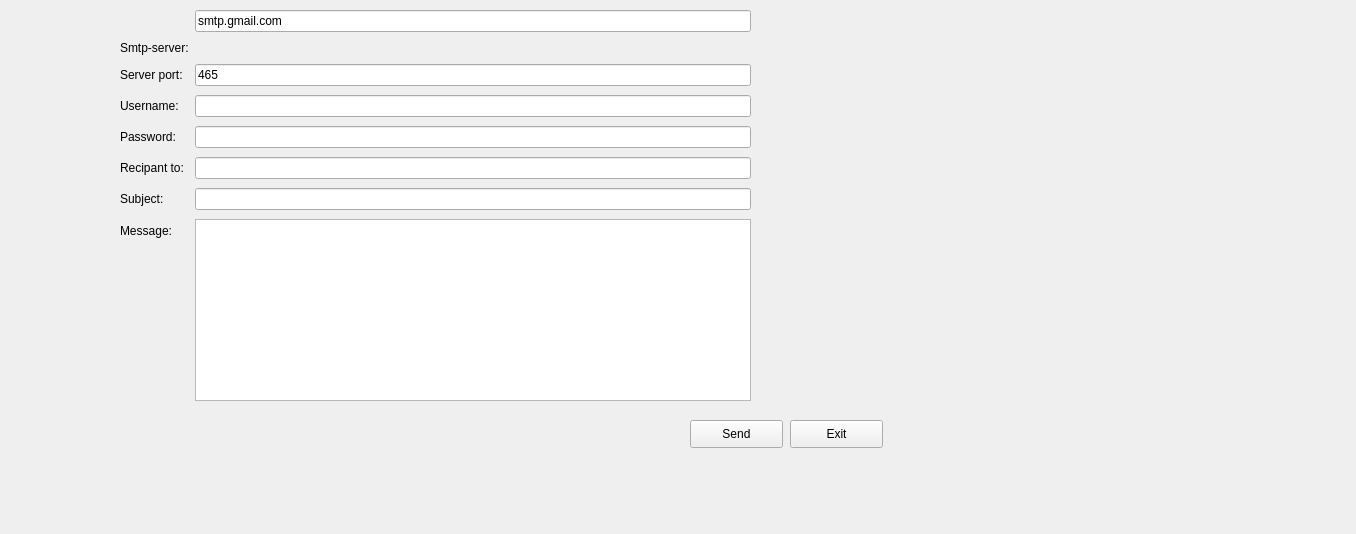
      <widget class="QWidget" name="page_8">
       <property name="geometry">
        <rect>
         <x>0</x>
         <y>0</y>
         <width>1356</width>
         <height>534</height>
        </rect>
       </property>
       <attribute name="label">
        <string>Mailing</string>
       </attribute>
       <widget class="QWidget" name="layoutWidget_4">
        <property name="geometry">
         <rect>
          <x>663</x>
          <y>420</y>
          <width>242</width>
          <height>30</height>
         </rect>
        </property>
        <layout class="QHBoxLayout" name="horizontalLayout_6"/>
       </widget>
       <widget class="QWidget" name="layoutWidget_5">
        <property name="geometry">
         <rect>
          <x>120</x>
          <y>10</y>
          <width>631</width>
          <height>391</height>
         </rect>
        </property>
        <layout class="QFormLayout" name="formLayout">
         <property name="fieldGrowthPolicy">
          <enum>QFormLayout::ExpandingFieldsGrow</enum>
         </property>
         <property name="rowWrapPolicy">
          <enum>QFormLayout::WrapLongRows</enum>
         </property>
         <property name="verticalSpacing">
          <number>9</number>
         </property>
         <item row="2" column="0">
          <widget class="QLabel" name="label_89">
           <property name="text">
            <string>Server port:</string>
           </property>
          </widget>
         </item>
         <item row="3" column="0">
          <widget class="QLabel" name="label_90">
           <property name="text">
            <string>Username:</string>
           </property>
          </widget>
         </item>
         <item row="4" column="0">
          <widget class="QLabel" name="label_91">
           <property name="text">
            <string>Password:</string>
           </property>
          </widget>
         </item>
         <item row="5" column="0">
          <widget class="QLabel" name="label_92">
           <property name="text">
            <string>Recipant to:</string>
           </property>
          </widget>
         </item>
         <item row="6" column="0">
          <widget class="QLabel" name="label_93">
           <property name="text">
            <string>Subject:</string>
           </property>
          </widget>
         </item>
         <item row="7" column="0">
          <widget class="QLabel" name="label_94">
           <property name="text">
            <string>Message:</string>
           </property>
          </widget>
         </item>
         <item row="0" column="1">
          <widget class="QLineEdit" name="server_2">
           <property name="text">
            <string>smtp.gmail.com</string>
           </property>
          </widget>
         </item>
         <item row="2" column="1">
          <widget class="QLineEdit" name="port_2">
           <property name="text">
            <string>465</string>
           </property>
          </widget>
         </item>
         <item row="3" column="1">
          <widget class="QLineEdit" name="uname_2"/>
         </item>
         <item row="4" column="1">
          <widget class="QLineEdit" name="paswd_2">
           <property name="inputMask">
            <string/>
           </property>
           <property name="echoMode">
            <enum>QLineEdit::Password</enum>
           </property>
          </widget>
         </item>
         <item row="5" column="1">
          <widget class="QLineEdit" name="rcpt_2"/>
         </item>
         <item row="6" column="1">
          <widget class="QLineEdit" name="subject_2"/>
         </item>
         <item row="7" column="1">
          <widget class="QPlainTextEdit" name="msg_2"/>
         </item>
         <item row="1" column="0">
          <widget class="QLabel" name="label_95">
           <property name="text">
            <string>Smtp-server:</string>
           </property>
          </widget>
         </item>
        </layout>
       </widget>
       <widget class="QPushButton" name="exitBtn_2">
        <property name="geometry">
         <rect>
          <x>790</x>
          <y>420</y>
          <width>93</width>
          <height>28</height>
         </rect>
        </property>
        <property name="text">
         <string>Exit</string>
        </property>
       </widget>
       <widget class="QPushButton" name="sendBtn_2">
        <property name="geometry">
         <rect>
          <x>690</x>
          <y>420</y>
          <width>93</width>
          <height>28</height>
         </rect>
        </property>
        <property name="text">
         <string>Send</string>
        </property>
       </widget>
      </widget>
